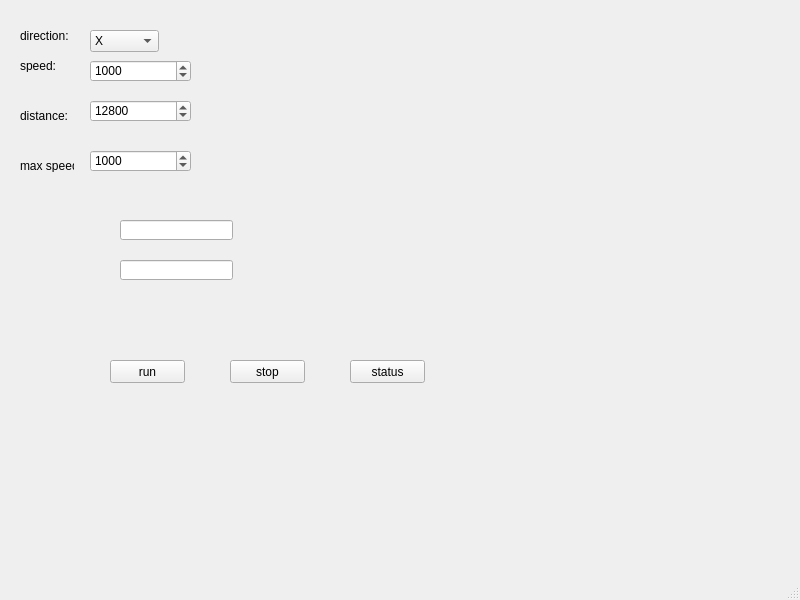
<?xml version="1.0" encoding="UTF-8"?>
<ui version="4.0">
 <class>MainWindow</class>
 <widget class="QMainWindow" name="MainWindow">
  <property name="geometry">
   <rect>
    <x>0</x>
    <y>0</y>
    <width>800</width>
    <height>600</height>
   </rect>
  </property>
  <property name="windowTitle">
   <string>测试</string>
  </property>
  <widget class="QWidget" name="centralwidget">
   <widget class="QLabel" name="label">
    <property name="geometry">
     <rect>
      <x>20</x>
      <y>60</y>
      <width>54</width>
      <height>12</height>
     </rect>
    </property>
    <property name="text">
     <string>speed:</string>
    </property>
   </widget>
   <widget class="QSpinBox" name="spin_speed">
    <property name="geometry">
     <rect>
      <x>90</x>
      <y>60</y>
      <width>101</width>
      <height>22</height>
     </rect>
    </property>
    <property name="minimum">
     <number>-4096</number>
    </property>
    <property name="maximum">
     <number>4095</number>
    </property>
    <property name="value">
     <number>1000</number>
    </property>
   </widget>
   <widget class="QLabel" name="label_2">
    <property name="geometry">
     <rect>
      <x>20</x>
      <y>30</y>
      <width>54</width>
      <height>12</height>
     </rect>
    </property>
    <property name="text">
     <string>direction:</string>
    </property>
   </widget>
   <widget class="QComboBox" name="cb_direction">
    <property name="geometry">
     <rect>
      <x>90</x>
      <y>30</y>
      <width>69</width>
      <height>22</height>
     </rect>
    </property>
    <item>
     <property name="text">
      <string>X</string>
     </property>
    </item>
    <item>
     <property name="text">
      <string>Y</string>
     </property>
    </item>
   </widget>
   <widget class="QLabel" name="label_3">
    <property name="geometry">
     <rect>
      <x>20</x>
      <y>110</y>
      <width>54</width>
      <height>12</height>
     </rect>
    </property>
    <property name="text">
     <string>distance:</string>
    </property>
   </widget>
   <widget class="QSpinBox" name="spin_distance">
    <property name="geometry">
     <rect>
      <x>90</x>
      <y>100</y>
      <width>101</width>
      <height>22</height>
     </rect>
    </property>
    <property name="minimum">
     <number>-1073741824</number>
    </property>
    <property name="maximum">
     <number>1073741824</number>
    </property>
    <property name="value">
     <number>12800</number>
    </property>
   </widget>
   <widget class="QSpinBox" name="spin_maxspeed">
    <property name="geometry">
     <rect>
      <x>90</x>
      <y>150</y>
      <width>101</width>
      <height>22</height>
     </rect>
    </property>
    <property name="minimum">
     <number>0</number>
    </property>
    <property name="maximum">
     <number>4096</number>
    </property>
    <property name="value">
     <number>1000</number>
    </property>
   </widget>
   <widget class="QLabel" name="label_4">
    <property name="geometry">
     <rect>
      <x>20</x>
      <y>160</y>
      <width>54</width>
      <height>12</height>
     </rect>
    </property>
    <property name="text">
     <string>max speed:</string>
    </property>
   </widget>
   <widget class="QLineEdit" name="ldt_xspeed">
    <property name="geometry">
     <rect>
      <x>120</x>
      <y>220</y>
      <width>113</width>
      <height>20</height>
     </rect>
    </property>
   </widget>
   <widget class="QLineEdit" name="ldt_yspeed">
    <property name="geometry">
     <rect>
      <x>120</x>
      <y>260</y>
      <width>113</width>
      <height>20</height>
     </rect>
    </property>
   </widget>
   <widget class="QPushButton" name="pushButton">
    <property name="geometry">
     <rect>
      <x>110</x>
      <y>360</y>
      <width>75</width>
      <height>23</height>
     </rect>
    </property>
    <property name="text">
     <string>run</string>
    </property>
   </widget>
   <widget class="QPushButton" name="pushButton_2">
    <property name="geometry">
     <rect>
      <x>230</x>
      <y>360</y>
      <width>75</width>
      <height>23</height>
     </rect>
    </property>
    <property name="text">
     <string>stop</string>
    </property>
   </widget>
   <widget class="QPushButton" name="pushButton_3">
    <property name="geometry">
     <rect>
      <x>350</x>
      <y>360</y>
      <width>75</width>
      <height>23</height>
     </rect>
    </property>
    <property name="text">
     <string>status</string>
    </property>
   </widget>
  </widget>
  <widget class="QMenuBar" name="menubar">
   <property name="geometry">
    <rect>
     <x>0</x>
     <y>0</y>
     <width>800</width>
     <height>22</height>
    </rect>
   </property>
  </widget>
  <widget class="QStatusBar" name="statusbar"/>
 </widget>
 <resources/>
 <connections/>
</ui>
